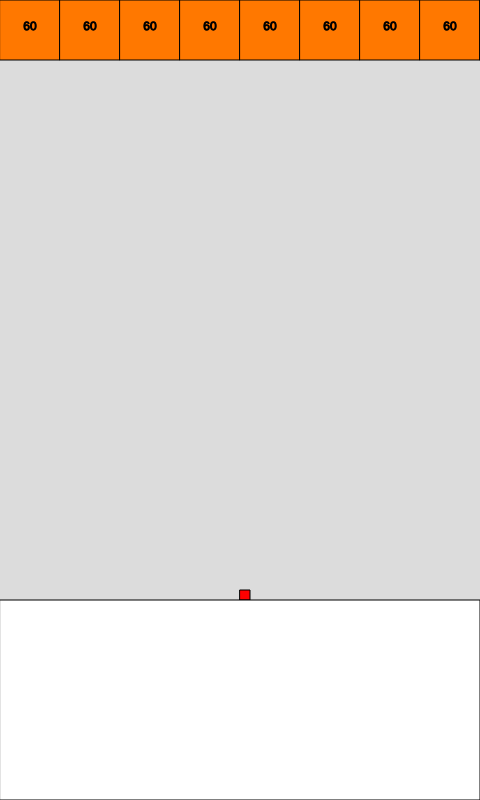
Frame 1 (no input)
Frame 60 (no input): identical to frame 1, image omitted
Frame 120 (the mouse pressed at the canvas centre since frame 60): identical to frame 1, image omitted

The p5.js sketch that drew this single still picture (run headless with seeded random() and noise() and a simulated clock; from frame 60 on, the mouse is pressed at the canvas centre):

// p5.js sketch
// ── sketch.js
let container;

function setup() {
  createCanvas(480, 800);
  container = new Container(480, 600, 10);
  container.createDefaultBlocks();
  container.createBulletContainer(100);
}

function draw() {
  background(220);
  container.show();
  container.update();
  //make a base with an height of 200
  rect(0, 600, 480, 200);
}


let firstClick = false;
function mouseClicked(){
  if(!firstClick) {
    firstClick = true;
    container.firstClick();
  } else {
    container.mouseClicked();
    firstClick = false;
  }
}

// ── Block.js
class Block{
    constructor(i, j, count, container, w = 20){
        console.log("creating a block with i: " + i + " j: " + j + " count: " + count + " container: " + container + " w: " + w + "")
        this.i = i;
        this.j = j;
        this.count = count;
        this.container = container;
        this.w = w;
    }

    show(){
        let x = this.j * this.w;
        let y = this.i * this.w;
        stroke(0);
        if(this.count > 256){
            fill(255, 255, 255);
        } else if(this.count > 128){
            fill(255, 255, 255 * (this.count - 128)/128);
        } else {
            fill(255, 255 * this.count/128, 0);
        }
        rect(x, y, this.w, this.w);
        if(this.count > 0){
            textAlign(CENTER);
            fill(0);
            text(this.count, x + this.w / 2, y + this.w / 2);
        }
    }

    step(){
        //go down by 1 block
        this.i++;
    }

    hit(bullet){
        this.count -= bullet.damage;
        if(this.count <= 0){
            this.container.removeBlock(this);
            return true;
        }
        return false;
    }

    checkCollision(bullet){
        let x = this.j * this.w;
        let y = this.i * this.w;
        
        //return 0 if it hits the top
        if(bullet.y < y + this.w / 2 && bullet.y > y && bullet.x > x && bullet.x < x + this.w){
            return 0;
        }

        //return 1 if it hits the right
        if(bullet.x > x + this.w / 2 && bullet.x < x + this.w && bullet.y > y && bullet.y < y + this.w){
            return 1;
        }

        //return 2 if it hits the bottom
        if(bullet.y > y + this.w / 2 && bullet.y < y + this.w && bullet.x > x && bullet.x < x + this.w){
            return 2;
        }

        //return 3 if it hits the left
        if(bullet.x < x + this.w / 2 && bullet.x > x && bullet.y > y && bullet.y < y + this.w){
            return 3;
        }

        return -1;
    }
}
// ── Bullet.js
class Bullet{

    constructor(x, y, angle, speed, damage, container){
        this.x = x;
        this.y = y;
        this.angle = angle;
        this.speed = speed;
        this.damage = damage;
        this.container = container;
        
        //angle mode degrees
        angleMode(DEGREES);
    }

    update(){
        this.tAngle = 360 - this.angle;
        this.x += this.speed * cos(this.tAngle);
        this.y += this.speed * sin(this.tAngle);
        this.checkCollision();
    }

    checkCollision(){
        //check if bullet is out of bounds
        //the x and y are the center of the bullet
        if(this.x < 0 || this.x > this.container.w || this.y < 0 || this.y > this.container.h){
            //set it to the edge of the screen
            if(this.x < 0){
                this.x = 0;
                this.angle = 180 - this.angle;
            }
            if(this.x > this.container.w){
                this.x = this.container.w;
                this.angle = 180 - this.angle;
            }
            if(this.y < 0){
                this.y = 0;
                this.angle = 360 - this.angle;
            }
            if(this.y > this.container.h){
                this.y = this.container.h;
                //TODO: the ball has to disappear
                this.container.removeBullet(this);
                this.container.bulletArrived(this.x);
            }
            
        }

        //check collision with other blocks
        for(let i = 0; i < this.container.blocks.length; i++){
            let direction = this.container.blocks[i].checkCollision(this);
            if(direction != -1){
                console.log("hit the block i:", this.container.blocks[i].i, " j:", this.container.blocks[i].j, direction);
                this.container.blocks[i].hit(this);

                //make it bounce off the block in the right direction
                if(direction == 0){
                    this.angle = 180 - this.angle;
                }

                if(direction == 1){
                    this.angle = 360 - this.angle;
                }

                if(direction == 2){
                    this.angle = 180 - this.angle;
                }

                if(direction == 3){
                    this.angle = 360 - this.angle;
                }


            }
        }

    }


    show(){
        push();
        ellipseMode(CORNER);
        stroke(0);
        fill(255);
        ellipse(this.x, this.y, 10, 10);
        pop();
    }

}
// ── BulletsContainer.js
class BulletsContainer {
  constructor(x, y, nBullets, container) {
    this.nBullets = nBullets;
    this.x = x;
    this.y = y;
    this.container = container;
  }

  show() {
    push();
    translate(this.x, this.y);
    fill(255, 0, 0);
    rect(0, 0, 10, 10);
    pop();
  }

  shot(speed, damage, angle) {
    if (this.nBullets > 0) {
      this.nBullets--;
      let bullet = new Bullet(
        this.x,
        this.y,
        angle,
        speed,
        damage,
        this.container
      );
      this.container.addBullet(bullet);
    }
  }

  async shotEveryBullet(speed, damage, angle, fireRate) {
    do {
      this.shot(speed, damage, angle);
      await this.sleep(fireRate);
    } while (this.nBullets > 0);
  }

  addBullet() {
    this.nBullets++;
  }

  removeBullet() {
    this.nBullets--;
  }

  sleep(millisecondsDuration) {
    return new Promise((resolve) => {
      setTimeout(resolve, millisecondsDuration);
    });
  }
}

// ── Container.js
class Container{

    constructor(w, h, blockInV){
        this.blocks = [];
        this.bullets = [];
        this.bulletsContainer;
        this.w = w;
        this.h = h;
        this.blockInV = blockInV;
        this.aimMode = false;
    }

    createDefaultBlocks(){
        //make a line of blocks on top
        for(let i = 0; i < this.blockInV; i++){

            this.createBlock(0, i, 60);
        }
    }

    step(){
        this.blocks.forEach((item) => {
            item.step();
        });
    }

    show(){
        push();
        angleMode(DEGREES);
        this.blocks.forEach((item) => {
            item.show();
        });
        this.bullets.forEach((item) => {
            item.show();
        });
        if(this.bulletsContainer)
            this.bulletsContainer.show()
        
        if(this.aimMode && this.bulletsContainer){
            stroke(0);
            //draw a line from the bulletsContainer going up to the direction of the mouse but it is under
            let angle = atan2(mouseY - this.bulletsContainer.y + 5, mouseX - this.bulletsContainer.x + 5) ;
            angle = 180 + angle;
            line(this.bulletsContainer.x + 5, this.bulletsContainer.y + 5, this.bulletsContainer.x + cos(angle) * 100, this.bulletsContainer.y + sin(angle) * 100);
        }
        pop();
    }

    update(){
        this.bullets.forEach((item) => {
            item.update();
        });
    }

    addBlock(item){
        this.blocks.push(item);
    }

    removeBlock(item){
        this.blocks = this.blocks.filter((i) => i !== item);
    }

    createBlock(i, j, count){
        let block = new Block(i, j, count, this, this.h/this.blockInV);
        this.addBlock(block);
    }

    addBullet(bullet){
        this.bullets.push(bullet);
    }

    removeBullet(bullet){
        this.bullets = this.bullets.filter((i) => i !== bullet);
    }

    createBullet(x, y, angle, speed, damage){
        let bullet = new Bullet(x, y, angle, speed, damage, this);
        this.addBullet(bullet);
    }

    createBulletContainer(nBullets){
        this.bulletsContainer = new BulletsContainer(this.w/2, this.h - 10, nBullets, this);
    }

    async noMoreBullets(){
        while(true){
            if(this.bullets.length == 0){
                console.log("no more bullets");
                return;
            }
            await this.sleep(100);
        }
    }

    

    async firstClick(){
        if(this.bullets.length > 0) return;
        this.aimMode = true;
        //await for a click
        let angle;
        await this.mouseClicked();
        this.aimMode = false;
        //get the angle
        angle = atan2(mouseY - this.bulletsContainer.y, mouseX - this.bulletsContainer.x);
        angle = 180 - angle;
        console.log(angle)
        
        if(angle < 0 || angle > 180) return;
        //shot the bullet
        let tmp = this.bulletsContainer;
        this.bulletsContainer = null;
        await tmp.shotEveryBullet( 10, 1, angle, 100);
        await this.noMoreBullets();
        this.step();
    }

    /* async mouseClicked(){
        if(this.bullets.length > 0)
            return;
        let tmp = this.bulletsContainer;
        this.bulletsContainer = null;
        await tmp.shotEveryBullet( 10, 1, 10, 100);
        await this.noMoreBullets();
        this.step();
    } */

    async mouseClicked(){
        //wait for a mouse click
        while(true){
            //if the mouse is clicked
            if(mouseIsPressed){
                return;
            }
            await this.sleep(100);
        }
    }
    bulletArrived(x){
        if(this.bulletsContainer == null)
            this.bulletsContainer = new BulletsContainer(x, this.h - 10, 1, this);
        else 
            this.bulletsContainer.addBullet();
    }


    sleep(millisecondsDuration) {
        return new Promise((resolve) => {
          setTimeout(resolve, millisecondsDuration);
        });
      }

    
}
